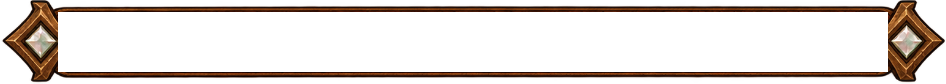
#> input picture assets/ui/hud_hp_bar_frame.png, 946 x 84 px, given in place of filipino_map_marker_icons_1793677868255.jpg, which was not available; the run also reads 1 picture not shown here
$ python build_wooden_ui_suite.py
#> lines starting #> are read from the running program, lines starting #| are printed output that depends on the picture; after the words box and inside, x2 and y2 are one past the last pixel; in counts of white or black regions, pixels touching at a corner belong together
#> in process_map_pins, raw is the input picture: PIL image 946x84 RGBA; mean R, G, B, A 19.9, 10.1, 4.4, 46.7
import os
import numpy as np
from PIL import Image

BRAIN_DIR = r"C:\Users\Lin\.gemini\antigravity\brain\d9eafb9d-1e01-4d36-bcb2-e9064cb02374"
UI_DIR = r"c:\Users\Lin\OneDrive\Pictures\Camera Roll\Documents\project-1-test\assets\ui"

ICONS_JPG = os.path.join(BRAIN_DIR, "filipino_map_marker_icons_1793677868255.jpg")
PLANKS_JPG = os.path.join(BRAIN_DIR, "filipino_ui_planks_1793677976970.jpg")
HUD_FILL_PNG = os.path.join(UI_DIR, "hud_hp_bar_fill.png")


def remove_green_bg(img: Image.Image) -> Image.Image:
    rgba = img.convert("RGBA")
    arr = np.array(rgba, dtype=np.float32)
    r, g, b, a = arr[:, :, 0], arr[:, :, 1], arr[:, :, 2], arr[:, :, 3]
    greenness = g - np.maximum(r, b)
    magentaness = np.minimum(r, b) - g

    mask_green_bg = (greenness > 25) & (g > 70)
#> mask_green_bg: shape (84, 946) bool; every value is 0
    mask_green_edge = (greenness > 8) & (~mask_green_bg)
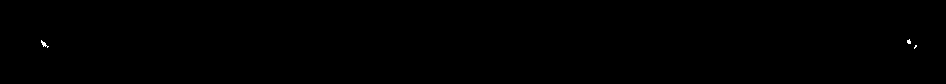
#> mask_green_edge: shape (84, 946) bool; 0.06% white in thin lines or dots, all inside (x1, y1, x2, y2) = (41, 39, 917, 49)

    mask_mag_bg = (magentaness > 25) & (r > 90) & (b > 90)
    mask_mag_edge = (magentaness > 8) & (~mask_mag_bg)

    arr[mask_green_bg | mask_mag_bg, 3] = 0.0

    if np.any(mask_green_edge):
        arr[mask_green_edge, 1] = np.minimum(arr[mask_green_edge, 1], (arr[mask_green_edge, 0] + arr[mask_green_edge, 2]) * 0.5)
#> arr: shape (84, 946, 4) float32; mean R, G, B, A 19.9, 10.1, 4.4, 46.7
        arr[mask_green_edge, 3] = np.clip(255.0 - (greenness[mask_green_edge] - 8.0) * 9.0, 0.0, 255.0)
#> arr: shape (84, 946, 4) float32; mean R, G, B, A 19.9, 10.1, 4.4, 46.7

    if np.any(mask_mag_edge):
        arr[mask_mag_edge, 0] = np.minimum(arr[mask_mag_edge, 0], arr[mask_mag_edge, 1] * 1.1)
        arr[mask_mag_edge, 2] = np.minimum(arr[mask_mag_edge, 2], arr[mask_mag_edge, 1] * 1.1)
        arr[mask_mag_edge, 3] = np.clip(255.0 - (magentaness[mask_mag_edge] - 8.0) * 9.0, 0.0, 255.0)

    return Image.fromarray(arr.astype(np.uint8), "RGBA")


def crop_to_alpha(img: Image.Image) -> Image.Image:
    bbox = img.getbbox()
#> bbox = None
    return img.crop(bbox) if bbox else img
#> returned value: PIL image 342x422 RGBA; every value is 0
#> in crop_to_alpha (call 2), `return img.crop(bbox) if bbox else img`: returned value: PIL image 292x369 RGBA; every value is 0
#> in crop_to_alpha (call 3), `return img.crop(bbox) if bbox else img`: returned value: PIL image 328x329 RGBA; every value is 0
#> in process_map_pins, `pin_haliya = icon0.resize((44, 56), Image.Resampling.NEAREST)`: pin_haliya: PIL image 44x56 RGBA; every value is 0
#> in process_map_pins, `pin_shrine = icon1.resize((44, 52), Image.Resampling.NEAREST)`: pin_shrine: PIL image 44x52 RGBA; every value is 0
#> in process_map_pins, `pin_boss = icon2.resize((48, 48), Image.Resampling.NEAREST)`: pin_boss: PIL image 48x48 RGBA; every value is 0


def extract_kamagong_wood_patch(w: int, h: int, brightness: float = 1.0) -> np.ndarray:
    """
    Extracts authentic pixel-art dark Kamagong wood grain from the center of plank0
    and combines it with crisp horizontal timber grain striations and heartwood streaks.
    """
#> called with w = 268, h = 320, brightness = 0.92
    raw = Image.open(PLANKS_JPG)
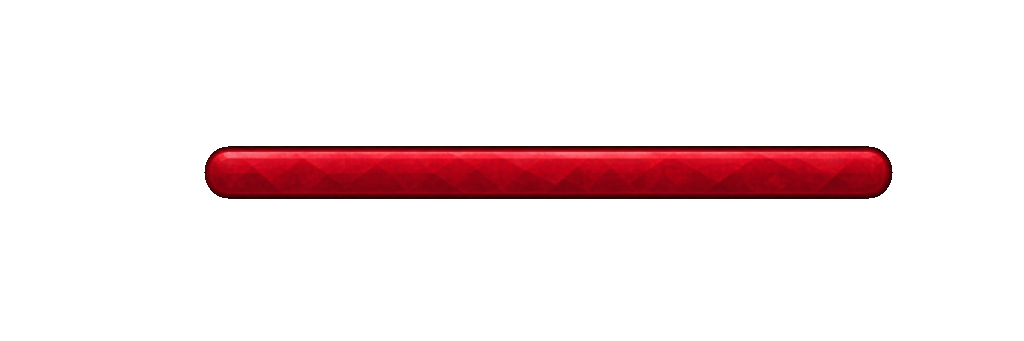
#> input picture assets/ui/hud_hp_fill.png, 1024 x 341 px, given in place of filipino_ui_planks_1793677976970.jpg, which was not available
#> raw is the input picture: PIL image 1024x341 RGBA; mean R, G, B, A 16.2, 1, 2.5, 26
    clean = remove_green_bg(raw)
#> in remove_green_bg (call 2), `mask_green_bg = (greenness > 25) & (g > 70)`: mask_green_bg: shape (341, 1024) bool; every value is 0
#> in remove_green_bg (call 2), `mask_mag_edge = (magentaness > 8) & (~mask_mag_bg)`:
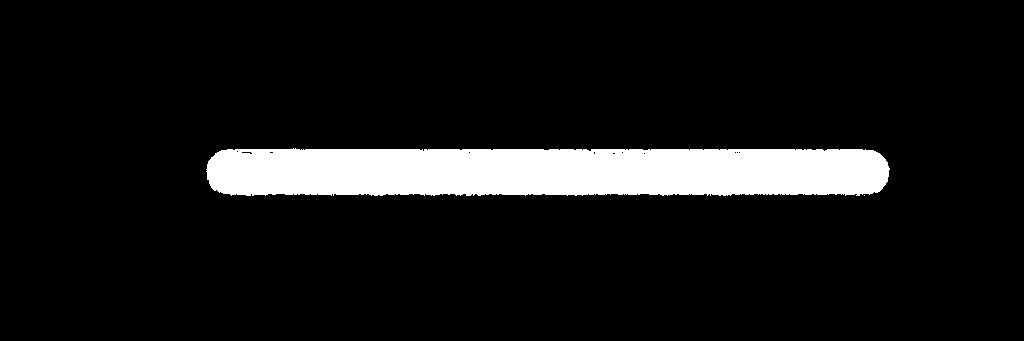
#> mask_mag_edge: shape (341, 1024) bool; 8.8% white; 2 white regions (1 under 20 px), largest, box (x1, y1, x2, y2) and area: (206, 148, 890, 196) 30751
#> in remove_green_bg (call 2), `arr[mask_mag_edge, 2] = np.minimum(arr[mask_mag_edge, 2], arr[mask_mag..`: arr: shape (341, 1024, 4) float32; mean R, G, B, A 1.9, 1, 1.1, 26
    # Center pure wood region of plank0 (avoiding the left/right bone arrowheads)
    wood_crop = clean.crop((340, 125, 1060, 285)).resize((w, h), Image.Resampling.NEAREST)
    arr = np.array(wood_crop, dtype=np.float32)
#> arr: shape (320, 268, 4) float32

    luma = 0.299 * arr[:, :, 0] + 0.587 * arr[:, :, 1] + 0.114 * arr[:, :, 2]
    norm = np.clip((luma - 14.0) / 52.0, 0.0, 1.0)
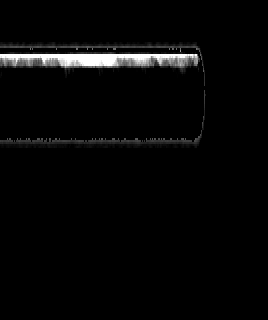
#> norm: shape (320, 268) float32; min 0, max 1, mean 0.0276

    # Crisp horizontal wood-grain rings + long wavy timber fibers
    rng = np.random.default_rng(20261103 + w * 31 + h)
    xs = np.linspace(0.0, 4.0 * np.pi, w)[None, :]
    ys = np.arange(h)[:, None]
    wave = 0.5 + 0.5 * np.sin(ys * 1.45 + np.sin(xs * 0.7) * 1.6)
    row_banding = rng.uniform(-0.16, 0.16, size=(h, 1))
    streak = np.convolve(rng.uniform(-0.22, 0.22, size=w * h), np.ones(9) / 9.0, mode="same").reshape(h, w)

    grain = np.clip(norm * 0.55 + wave * 0.30 + row_banding + streak, 0.0, 1.0)
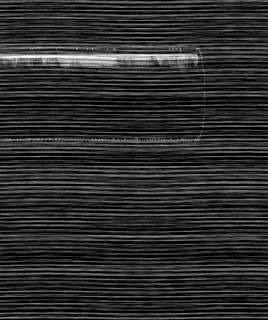
#> grain: shape (320, 268) float64; min 0, max 1, mean 0.179

    out = np.zeros((h, w, 4), dtype=np.float32)
    # Rich oiled Kamagong hardwood: deep ebony-charcoal (#161113) to warm dark walnut heartwood (#42342e)
    out[:, :, 0] = (20.0 + grain * 44.0) * brightness
    out[:, :, 1] = (15.0 + grain * 35.0) * brightness
    out[:, :, 2] = (16.0 + grain * 30.0) * brightness

    # Carve 2 subtle dark horizontal wood-pore lines across the plank for unmistakable timber feel
    for py in [h // 3, (2 * h) // 3]:
        if 4 <= py < h - 4:
            out[py, ::2, :3] *= 0.76
            if py + 1 < h - 4:
                out[py + 1, ::2, :3] = np.clip(out[py + 1, ::2, :3] * 1.14, 0, 255)
#> out: shape (320, 268, 4) float32; mean of channels 0, 1, 2, 3 25.6, 19.5, 19.6, 0

    out[:, :, 3] = 255.0
    return out


def draw_sleek_engraved_slat(
    w: int,
    h: int,
    wood_brightness: float = 1.0,
    engrave_col: tuple = (138, 128, 104, 215),
    border_col: tuple = (62, 52, 46, 255),
    end_band_w: int = 12,
) -> Image.Image:
    """
    Builds a sleek, straight-edged (1px micro-chamfered) Charred Kamagong wood slat
    with fine 1px tribal geometric engravings recessed inside the left & right bookend bands.
    No protruding arrowheads or bulky endcaps—leaving the entire central wood chamber
    (x = end_band_w + 2 .. w - end_band_w - 2) 100% unobstructed for text.
    """
    arr = extract_kamagong_wood_patch(w, h, brightness=wood_brightness)

    def set_px(x: int, y: int, c: tuple):
        if 0 <= x < w and 0 <= y < h:
            arr[y, x, 0] = c[0]
            arr[y, x, 1] = c[1]
            arr[y, x, 2] = c[2]
            arr[y, x, 3] = c[3]

    # 1. Outer 1px dark silhouette & 1px micro-chamfered corners
    outer_dark = (12, 10, 11, 255)
    for x in range(w):
        set_px(x, 0, outer_dark)
        set_px(x, h - 1, outer_dark)
    for y in range(h):
        set_px(0, y, outer_dark)
        set_px(w - 1, y, outer_dark)

    # Micro-chamfer the 4 extreme corner pixels for a sleek silhouette
    for cx, cy in [(0, 0), (w - 1, 0), (0, h - 1), (w - 1, h - 1)]:
        set_px(cx, cy, (0, 0, 0, 0))
    for cx, cy in [(1, 1), (w - 2, 1), (1, h - 2), (w - 2, h - 2)]:
        set_px(cx, cy, outer_dark)

    # 2. Inner 1px beveled hardwood rim (x=1..w-2, y=1..h-2)
    rim_top = (min(255, int(border_col[0] * 1.18)), min(255, int(border_col[1] * 1.18)), min(255, int(border_col[2] * 1.18)), 255)
    rim_bot = (int(border_col[0] * 0.72), int(border_col[1] * 0.72), int(border_col[2] * 0.72), 255)
    for x in range(2, w - 2):
        set_px(x, 1, rim_top)
        set_px(x, h - 2, rim_bot)
    for y in range(2, h - 2):
        set_px(1, y, border_col)
        set_px(w - 2, y, border_col)

    # 3. Recessed 1px dark groove inside rim (x=2..w-3, y=2..h-3)
    groove = (17, 14, 15, 255)
    for x in range(2, w - 2):
        set_px(x, 2, groove)
        set_px(x, h - 3, groove)
    for y in range(2, h - 2):
        set_px(2, y, groove)
        set_px(w - 3, y, groove)

    # 4. Fine 1px etched tribal engraving inside the left & right bookend bands (3 .. end_band_w)
    #    Matches the delicate geometric linework on Haliya Totem's chest
    faint_engrave = (
        int(engrave_col[0] * 0.62 + arr[h // 2, w // 2, 0] * 0.38),
        int(engrave_col[1] * 0.62 + arr[h // 2, w // 2, 1] * 0.38),
        int(engrave_col[2] * 0.62 + arr[h // 2, w // 2, 2] * 0.38),
        255,
    )
    bright_engrave = (engrave_col[0], engrave_col[1], engrave_col[2], 255)

    # Subtle top & bottom engraved hairline rails only near the ends (leaving center sleek)
    rail_len = min(28, w // 5)
    for x in range(3, 3 + rail_len):
        set_px(x, 3, faint_engrave)
        set_px(x, h - 4, faint_engrave)
        set_px(w - 1 - x, 3, faint_engrave)
        set_px(w - 1 - x, h - 4, faint_engrave)

    # Vertical engraved divider line separating the slim bookend motif from the text chamber
    lx = end_band_w
    rx = w - 1 - end_band_w
    for y in range(3, h - 3):
        set_px(lx, y, faint_engrave)
        set_px(lx + 1, y, groove)
        set_px(rx, y, faint_engrave)
        set_px(rx - 1, y, groove)

    # Delicate geometric Bicolano diamond-and-notch motif centered vertically inside [3 .. lx-1]
    cy = h // 2
    mcx_l = (3 + lx - 1) // 2
    mcx_r = (rx + 1 + w - 4) // 2

    # Small 5x5 hollow etched diamond in each bookend
    diamond_offsets = [
        (0, -2),
        (-1, -1), (1, -1),
        (-2, 0), (2, 0),
        (-1, 1), (1, 1),
        (0, 2),
    ]
    for dx, dy in diamond_offsets:
        set_px(mcx_l + dx, cy + dy, bright_engrave)
        set_px(mcx_r + dx, cy + dy, bright_engrave)

    # Tiny center pinpoint & top/bottom step ticks
    set_px(mcx_l, cy - 5, faint_engrave)
    set_px(mcx_l, cy + 5, faint_engrave)
    set_px(mcx_r, cy - 5, faint_engrave)
    set_px(mcx_r, cy + 5, faint_engrave)

    return Image.fromarray(np.clip(arr, 0, 255).astype(np.uint8), "RGBA")


def draw_sleek_engraved_bar_frame(w: int, h: int, pad_x: int = 10, pad_y: int = 5) -> Image.Image:
    """
    Builds a sleek engraved Kamagong wood bar frame (for Loading Bar and Stage Progress Tracker)
    with a recessed inner channel of size (w - 2*pad_x, h - 2*pad_y) at (pad_x, pad_y).
    """
    arr = extract_kamagong_wood_patch(w, h, brightness=0.96)

    def set_px(x: int, y: int, c: tuple):
        if 0 <= x < w and 0 <= y < h:
            arr[y, x, 0] = c[0]
            arr[y, x, 1] = c[1]
            arr[y, x, 2] = c[2]
            arr[y, x, 3] = c[3]

    outer_dark = (12, 10, 11, 255)
    rim_col = (68, 58, 50, 255)
    engrave_col = (148, 138, 112, 255)
    groove = (14, 11, 12, 255)

    # Outer border + 1px micro-chamfer
    for x in range(w):
        set_px(x, 0, outer_dark)
        set_px(x, h - 1, outer_dark)
    for y in range(h):
        set_px(0, y, outer_dark)
        set_px(w - 1, y, outer_dark)
    for cx, cy in [(0, 0), (w - 1, 0), (0, h - 1), (w - 1, h - 1)]:
        set_px(cx, cy, (0, 0, 0, 0))
    for cx, cy in [(1, 1), (w - 2, 1), (1, h - 2), (w - 2, h - 2)]:
        set_px(cx, cy, outer_dark)

    # Beveled hardwood rim
    for x in range(2, w - 2):
        set_px(x, 1, (82, 70, 58, 255))
        set_px(x, h - 2, (48, 40, 35, 255))
    for y in range(2, h - 2):
        set_px(1, y, rim_col)
        set_px(w - 2, y, rim_col)

    # Etched bone corner ticks & end-cap diamond accents inside [2 .. pad_x-2]
    cy = h // 2
    lx = pad_x // 2
    rx = w - 1 - (pad_x // 2)
    for dx, dy in [(0, -1), (-1, 0), (1, 0), (0, 1)]:
        set_px(lx + dx, cy + dy, engrave_col)
        set_px(rx + dx, cy + dy, engrave_col)

    # Recessed inner channel [pad_x .. w - pad_x - 1, pad_y .. h - pad_y - 1]
    x0, x1 = pad_x, w - pad_x
    y0, y1 = pad_y, h - pad_y

    # 1px engraved bone bezel around the recessed channel
    bezel_col = (108, 98, 80, 255)
    for x in range(x0 - 1, x1 + 1):
        set_px(x, y0 - 1, bezel_col)
        set_px(x, y1, bezel_col)
    for y in range(y0 - 1, y1 + 1):
        set_px(x0 - 1, y, bezel_col)
        set_px(x1, y, bezel_col)

    # Dark recessed interior timber trough
    for y in range(y0, y1):
        for x in range(x0, x1):
            # Subtle horizontal dark wood trough lines
            trough_v = 13 if (y % 2 == 0) else 17
            set_px(x, y, (trough_v + 2, trough_v, trough_v + 1, 255))

    return Image.fromarray(np.clip(arr, 0, 255).astype(np.uint8), "RGBA")


def create_carved_wood_and_banig_fill(width: int, height: int, tone: str = "bone_timber") -> Image.Image:
    hud_fill = Image.open(HUD_FILL_PNG).convert("RGBA")
    banig_resized = hud_fill.resize((width, height), Image.Resampling.NEAREST)
    arr = np.array(banig_resized, dtype=np.float32)

    r, g, b, a = arr[:, :, 0], arr[:, :, 1], arr[:, :, 2], arr[:, :, 3]
    luma = 0.299 * r + 0.587 * g + 0.114 * b
    norm = np.clip((luma - 20.0) / 140.0, 0.0, 1.0)

    out = np.zeros_like(arr)
    if tone == "bone_timber":
        out[:, :, 0] = 48.0 + norm * 104.0
        out[:, :, 1] = 43.0 + norm * 95.0
        out[:, :, 2] = 35.0 + norm * 74.0
    else:
        out[:, :, 0] = 52.0 + norm * 112.0
        out[:, :, 1] = 48.0 + norm * 104.0
        out[:, :, 2] = 39.0 + norm * 82.0

    out[0, :, :3] = np.clip(out[0, :, :3] * 1.18, 0, 255)
    out[-1, :, :3] = out[-1, :, :3] * 0.65

    seg_step = max(24, width // 8)
    for x in range(seg_step, width - 8, seg_step):
        out[:, x, :3] *= 0.62
        if x + 1 < width:
            out[:, x + 1, :3] = np.clip(out[:, x + 1, :3] * 1.15, 0, 255)

    out[:, :, 3] = 255.0
    return Image.fromarray(np.clip(out, 0, 255).astype(np.uint8), "RGBA")


def process_map_pins():
    raw = Image.open(ICONS_JPG)
    clean = remove_green_bg(raw)

    icon0 = crop_to_alpha(clean.crop((102, 169, 444, 591)))
    icon1 = crop_to_alpha(clean.crop((543, 189, 835, 558)))
    icon2 = crop_to_alpha(clean.crop((955, 224, 1283, 553)))

    pin_haliya = icon0.resize((44, 56), Image.Resampling.NEAREST)
    pin_shrine = icon1.resize((44, 52), Image.Resampling.NEAREST)
    pin_boss = icon2.resize((48, 48), Image.Resampling.NEAREST)

    pin_haliya.save(os.path.join(UI_DIR, "progress_pin_haliya.png"))
    pin_shrine.save(os.path.join(UI_DIR, "progress_pin_shrine.png"))
    pin_boss.save(os.path.join(UI_DIR, "progress_pin_boss.png"))
    print("Saved crisp pixel-art carved wood & bone progress pins.")


def draw_kamagong_menu_pedestal(w: int = 268, h: int = 320) -> Image.Image:
    """
    Builds a bespoke 268x320 Carved Kamagong & Etched Bone Menu Pedestal with 3 integrated zones:
      1. Top Header Crest (y = 0..86): Houses 'HALIYA', an etched crescent-moon & geometric divider at y=54,
         and 'Mask of Sorrows' at y=60..80.
      2. Middle Recessed Sanctuary (y = 87..287): Semi-recessed dark timber chamber with vertical etched
         side rails that frames the 7 sleek engraved Kamagong wood buttons.
      3. Bottom Docked Status Base (y = 288..319): Integrated engraved Kamagong base plaque for the active
         save slot summary ('Slot 1: Whispering Canopy • HP 5/5 • 02:05').
    """
    arr = extract_kamagong_wood_patch(w, h, brightness=0.92)

    def set_px(x: int, y: int, c: tuple):
        if 0 <= x < w and 0 <= y < h:
            arr[y, x, 0] = c[0]
            arr[y, x, 1] = c[1]
            arr[y, x, 2] = c[2]
            arr[y, x, 3] = c[3]

    outer_dark = (10, 8, 9, 255)
    rim_light = (92, 80, 66, 255)
    rim_mid = (68, 58, 48, 255)
    rim_dark = (44, 36, 31, 255)
    groove = (14, 11, 12, 255)
    engrave_bright = (168, 156, 128, 255)
    engrave_faint = (106, 96, 78, 255)

    # Recessed middle sanctuary slightly translucent & darker so the buttons pop cleanly
    for y in range(88, 288):
        for x in range(4, w - 4):
            arr[y, x, 0] *= 0.62
            arr[y, x, 1] *= 0.62
            arr[y, x, 2] *= 0.64
            arr[y, x, 3] = 232.0

    # Top header crest & bottom status base rich dark hardwood
    for y in list(range(3, 87)) + list(range(289, h - 3)):
        for x in range(3, w - 3):
            arr[y, x, 0] *= 0.88
            arr[y, x, 1] *= 0.88
            arr[y, x, 2] *= 0.90
            arr[y, x, 3] = 248.0

    # 1. Outer 1px silhouette + 2px stepped corner chamfers
    for x in range(w):
        set_px(x, 0, outer_dark)
        set_px(x, h - 1, outer_dark)
    for y in range(h):
        set_px(0, y, outer_dark)
        set_px(w - 1, y, outer_dark)

    for cx, cy in [
        (0, 0), (1, 0), (0, 1),
        (w - 1, 0), (w - 2, 0), (w - 1, 1),
        (0, h - 1), (1, h - 1), (0, h - 2),
        (w - 1, h - 1), (w - 2, h - 1), (w - 1, h - 2),
    ]:
        set_px(cx, cy, (0, 0, 0, 0))

    # 2. Beveled outer hardwood & bone rim (x=1..w-2, y=1..h-2)
    for x in range(2, w - 2):
        set_px(x, 1, rim_light)
        set_px(x, 2, groove)
        set_px(x, h - 2, rim_dark)
        set_px(x, h - 3, groove)
    for y in range(2, h - 2):
        set_px(1, y, rim_mid)
        set_px(2, y, groove)
        set_px(w - 2, y, rim_mid)
        set_px(w - 3, y, groove)

    # 3. Horizontal structural crossbeams at y=86..88 (below Header Crest) and y=287..289 (above Status Base)
    for by in [86, 287]:
        for x in range(2, w - 2):
            set_px(x, by, groove)
            set_px(x, by + 1, rim_light)
            set_px(x, by + 2, groove)

    # 4. Etched tribal geometric border & Crescent Moon divider inside Top Header Crest (y=0..86)
    for x in range(6, w - 6):
        set_px(x, 5, engrave_faint)
        set_px(x, 82, engrave_faint)
    for y in range(5, 83):
        set_px(6, y, engrave_faint)
        set_px(w - 7, y, engrave_faint)

    # Corner diamond inlays inside Header Crest
    for cx, cy in [(12, 11), (w - 13, 11), (12, 76), (w - 13, 76)]:
        for dx, dy in [(0, -2), (-1, -1), (1, -1), (-2, 0), (2, 0), (-1, 1), (1, 1), (0, 2)]:
            set_px(cx + dx, cy + dy, engrave_bright)
        set_px(cx, cy, engrave_faint)

    # Carved Crescent Moon & Tribal Divider at y = 55 (between 'HALIYA' and 'Mask of Sorrows')
    mid_x = w // 2
    div_y = 55
    # Horizontal engraved rays flanking the center crescent emblem
    for x in range(28, mid_x - 14):
        set_px(x, div_y, engrave_bright if (x % 2 == 0) else engrave_faint)
    for x in range(mid_x + 15, w - 28):
        set_px(x, div_y, engrave_bright if (x % 2 == 0) else engrave_faint)

    # Small side diamonds on the divider line
    for sx in [mid_x - 18, mid_x + 18, 26, w - 27]:
        for dx, dy in [(0, -1), (-1, 0), (1, 0), (0, 1)]:
            set_px(sx + dx, div_y + dy, engrave_bright)

    # Center upward-horned Crescent Moon motif (matching Haliya Totem's crown) at (mid_x, div_y)
    crescent_px = [
        (-5, -2), (-4, -1), (-4, 0), (-3, 0), (-3, 1), (-2, 1), (-1, 2), (0, 2), (1, 2), (2, 1), (3, 1), (3, 0), (4, 0), (4, -1), (5, -2),
        (-2, 2), (2, 2), (0, 3)
    ]
    for dx, dy in crescent_px:
        set_px(mid_x + dx, div_y + dy - 1, engrave_bright)

    # 5. Middle Recessed Sanctuary side rails (y=91..284)
    for y in range(92, 284):
        set_px(9, y, engrave_faint if (y % 3 != 0) else groove)
        set_px(w - 10, y, engrave_faint if (y % 3 != 0) else groove)

    # 6. Bottom Docked Status Base (y=289..319, center at y=304)
    status_cy = 304
    # Left & right bookend dividers at x=16 and x=w-17
    for y in range(291, h - 4):
        set_px(16, y, engrave_faint)
        set_px(17, y, groove)
        set_px(w - 17, y, engrave_faint)
        set_px(w - 18, y, groove)

    for mcx in [9, w - 10]:
        for dx, dy in [(0, -2), (-1, -1), (1, -1), (-2, 0), (2, 0), (-1, 1), (1, 1), (0, 2)]:
            set_px(mcx + dx, status_cy + dy, engrave_bright)

    return Image.fromarray(np.clip(arr, 0, 255).astype(np.uint8), "RGBA")
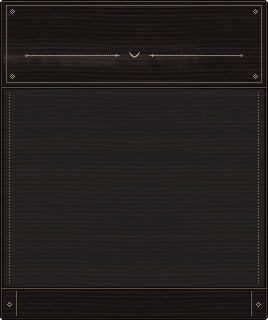
#> returned value: PIL image 268x320 RGBA; mean R, G, B, A 20.2, 15.7, 15.6, 239; transparent parts drawn white


def process_planks_and_bars():
    # 0. Bespoke Carved Kamagong Menu Pedestal (268x320)
    pedestal = draw_kamagong_menu_pedestal(268, 320)
    pedestal.save(os.path.join(UI_DIR, "menu_column_plaque.png"))

    # 1. Sleek Engraved Kamagong Wood Menu Buttons (228x24, fits inside 268px pedestal with 20px margins)
    btn_w, btn_h = 228, 24
    btn_normal = draw_sleek_engraved_slat(
        btn_w, btn_h,
        wood_brightness=0.98,
        engrave_col=(140, 130, 106, 255),
        border_col=(64, 54, 46, 255),
        end_band_w=12,
    )
#> call 2 of extract_kamagong_wood_patch, with w = 228, h = 24, brightness = 0.98
#> in extract_kamagong_wood_patch (call 2), `wood_crop = clean.crop((340, 125, 1060, 285)).resize((w, h), Image.Res..`:
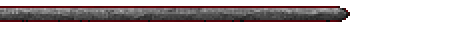
#> wood_crop: PIL image 228x24 RGBA (shown 2 times larger); mean R, G, B, A 7.3, 2, 2.5, 47.7; transparent parts drawn white
#> in draw_sleek_engraved_slat, `faint_engrave = ( int(engrave_col[0] * 0.62 + arr[h // 2, w // 2, 0] *..`: faint_engrave = (94, 86, 71, 255)
#> in draw_sleek_engraved_slat, `mcx_l = (3 + lx - 1) // 2`: mcx_l = 7
#> in draw_sleek_engraved_slat, `mcx_r = (rx + 1 + w - 4) // 2`: mcx_r = 220
    btn_normal.save(os.path.join(UI_DIR, "menu_btn_normal.png"))

    btn_hover = draw_sleek_engraved_slat(
        btn_w, btn_h,
        wood_brightness=1.26,
        engrave_col=(214, 202, 166, 255),
        border_col=(128, 114, 92, 255),
        end_band_w=12,
    )
    btn_hover.save(os.path.join(UI_DIR, "menu_btn_hover.png"))

    btn_pressed = draw_sleek_engraved_slat(
        btn_w, btn_h,
        wood_brightness=0.80,
        engrave_col=(172, 160, 130, 255),
        border_col=(48, 40, 35, 255),
        end_band_w=12,
    )
    btn_pressed.save(os.path.join(UI_DIR, "menu_btn_pressed.png"))

    # 2. Sleek Engraved Kamagong Status Bar (260x24)
    inscr_plaque = draw_sleek_engraved_slat(
        260, 24,
        wood_brightness=0.94,
        engrave_col=(146, 136, 110, 255),
        border_col=(66, 56, 48, 255),
        end_band_w=11,
    )
    inscr_plaque.save(os.path.join(UI_DIR, "menu_preview_panel.png"))

    # 3. In-Game Stage Progress Tracker (240x20, inner channel = 220x10 at x=10, y=5)
    prog_frame = draw_sleek_engraved_bar_frame(240, 20, pad_x=10, pad_y=5)
    prog_frame.save(os.path.join(UI_DIR, "progress_track_frame.png"))

    prog_fill = create_carved_wood_and_banig_fill(220, 10, tone="bone_timber")
    prog_fill.save(os.path.join(UI_DIR, "progress_track_fill.png"))

    # 4. Main Menu Centered Loading Bar (356x24, inner channel = 336x14 at x=10, y=5)
    load_frame = draw_sleek_engraved_bar_frame(356, 24, pad_x=10, pad_y=5)
    load_frame.save(os.path.join(UI_DIR, "loading_bar_frame.png"))

    load_fill = create_carved_wood_and_banig_fill(336, 14, tone="moonlit_wood")
    load_fill.save(os.path.join(UI_DIR, "loading_bar_fill.png"))

    print("Saved bespoke Kamagong Menu Pedestal, sleek engraved slats, and bar frames!")


if __name__ == "__main__":
    process_map_pins()
    process_planks_and_bars()
